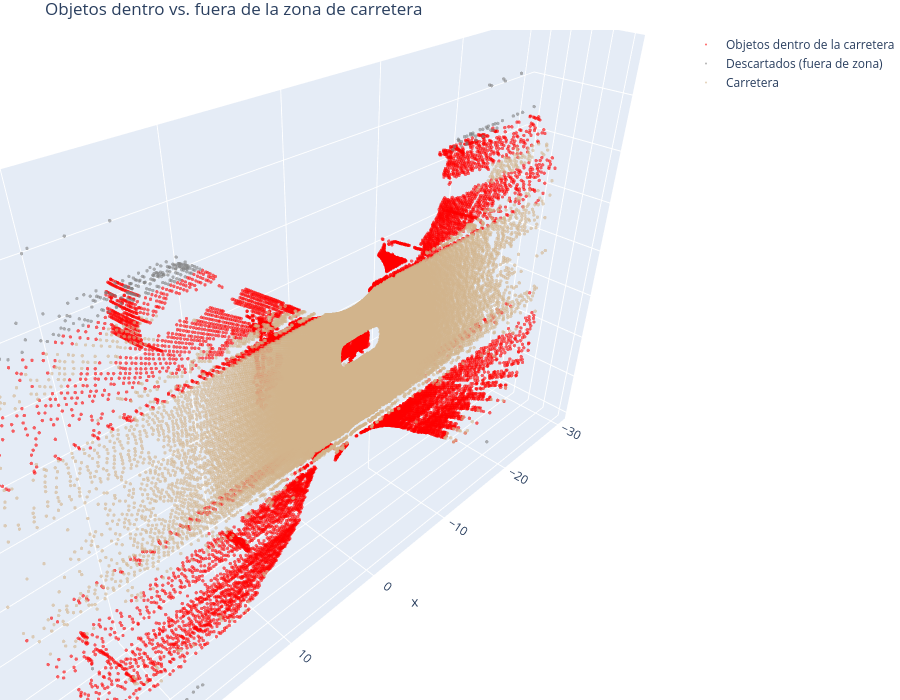

Here is the notebook cell this chart was saved with:
### Code cell
descartados = no_suelo[~dentro]

plot_3d({
    'Objetos dentro de la carretera': (no_suelo_filtrado, 'red'),
    'Descartados (fuera de zona)': (descartados, 'gray'),
    'Carretera': (carretera, 'tan')
}, "Objetos dentro vs. fuera de la zona de carretera")

### Figure 1 — Plotly figure (JSON) as saved in the notebook; plotly's stock layout.template omitted (floating-point values rounded to 4 significant figures; data arrays with more than 128 entries replaced by an {"elided": "..."} marker saying what was removed)
{"data": [{"marker": {"color": "red", "opacity": 0.6, "size": 2}, "mode": "markers", "name": "Objetos dentro de la carretera", "type": "scatter3d", "x": {"elided": "15931 float values"}, "y": {"elided": "15931 float values"}, "z": {"elided": "15931 float values"}}, {"marker": {"color": "gray", "opacity": 0.6, "size": 2}, "mode": "markers", "name": "Descartados (fuera de zona)", "type": "scatter3d", "x": {"elided": "229 float values"}, "y": {"elided": "229 float values"}, "z": {"elided": "229 float values"}}, {"marker": {"color": "tan", "opacity": 0.6, "size": 2}, "mode": "markers", "name": "Carretera", "type": "scatter3d", "x": {"elided": "39739 float values"}, "y": {"elided": "39739 float values"}, "z": {"elided": "39739 float values"}}], "layout": {"height": 700, "margin": {"b": 0, "l": 0, "r": 0, "t": 30}, "scene": {"aspectmode": "data", "xaxis": {"title": {"text": "x"}}, "yaxis": {"title": {"text": "y"}}, "zaxis": {"title": {"text": "z"}}}, "title": {"text": "Objetos dentro vs. fuera de la zona de carretera"}, "width": 900}}
